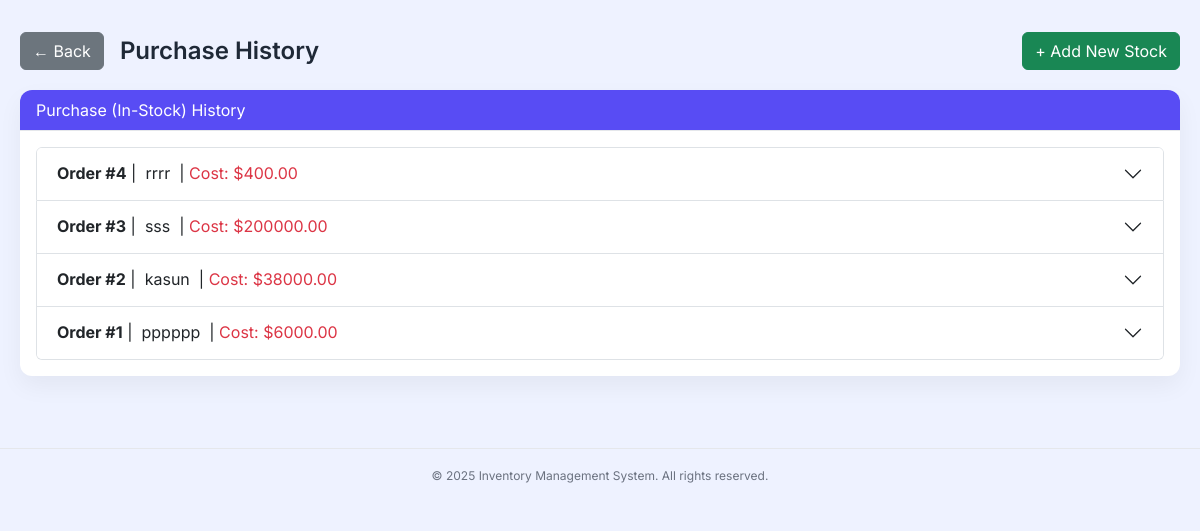
Page /features/purchase_history.php on the earlier database version.
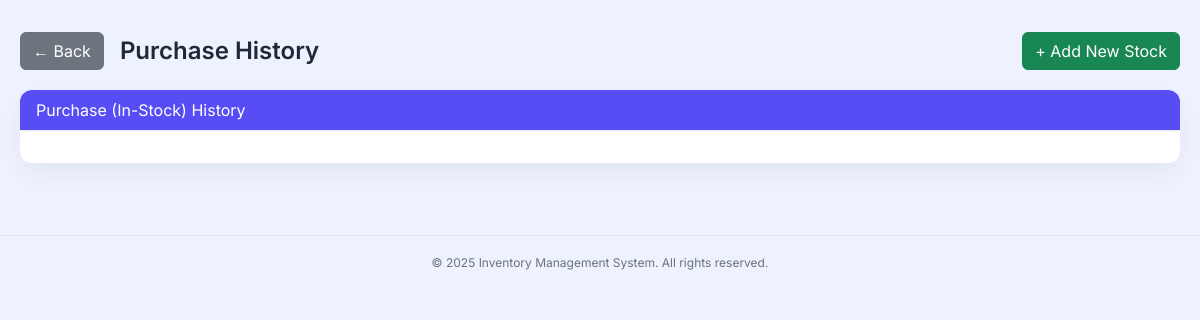
Same page on the later database version.
### tables this page shows
CREATE TABLE `supply_orders` (
  `id` int(11) NOT NULL,
  `supplier_name` varchar(100) NOT NULL,
  `total_cost` decimal(10,2) NOT NULL,
  `order_date` timestamp NOT NULL DEFAULT current_timestamp()
);

### features/purchase_history.php (the view, shortened to what this page needs)
<?php
require '../connection/db.php';
$back_href = "../index.php";
?>
<!DOCTYPE html>
<html>
<head>
    <link href="https://cdn.jsdelivr.net/npm/bootstrap@5.3.0/dist/css/bootstrap.min.css" rel="stylesheet">
    <link href="../css/style.css" rel="stylesheet">
</head>
<body>
    <div class="history-container">
        <div class="page-header">
            <div class="d-flex align-items-center gap-3">
                <a href="<?= htmlspecialchars($back_href) ?>" class="btn btn-secondary">&larr; Back</a>
                <h1 class="page-title">Purchase History</h1>
            </div>
            <a href="purchase.php" class="btn btn-success">+ Add New Stock</a>
        </div>
        <div class="card">
            <div class="card-header header-purple">Purchase (In-Stock) History</div>
            <div class="card-body">
                <div class="accordion" id="supplyAccordion">
        <?php
        $stmt = $pdo->query("SELECT * FROM supply_orders ORDER BY order_date DESC");
        $orders = $stmt->fetchAll();
        foreach ($orders as $order):
            $id = $order['id'];
        ?>
            <div class="accordion-item">
                <h2 class="accordion-header" id="heading<?= $id ?>">
                    <button class="accordion-button collapsed" type="button" data-bs-toggle="collapse" data-bs-target="#collapse<?= $id ?>">
                        <strong>Order #<?= $id ?></strong> &nbsp;|&nbsp; <?= $order['supplier_name'] ?> &nbsp;|&nbsp; <span class="text-danger">Cost: $<?= $order['total_cost'] ?></span>
                    </button>
                </h2>
            </div>
        <?php endforeach; ?>
                </div>
            </div>
        </div>
    </div>
    <?php require_once __DIR__ . '/../partials/footer.php'; ?>
</body>
</html>

Differences in the rows shown:
removed supply_orders: id "4", supplier_name "rrrr", total_cost "400.00"
removed supply_orders: id "3", supplier_name "sss", total_cost "200000.00"
removed supply_orders: id "2", supplier_name "kasun", total_cost "38000.00"
removed supply_orders: id "1", supplier_name "pppppp", total_cost "6000.00"
